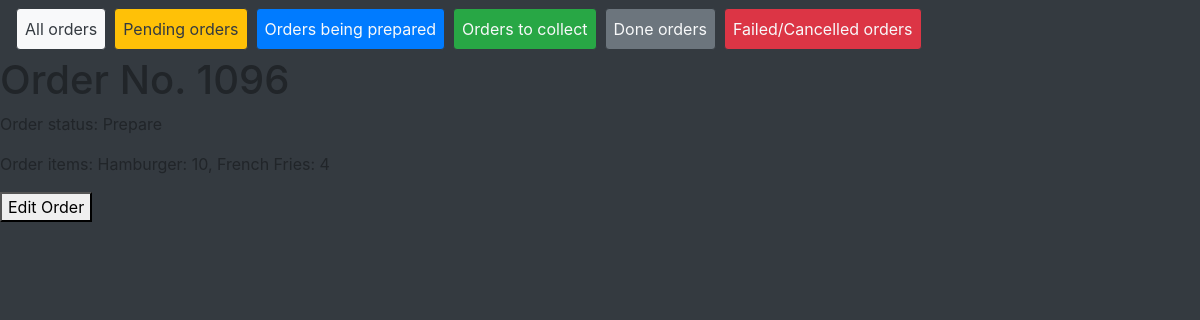
/ordersys/manage_order/1096, run on the app's committed database.
### ordersys/models.py (models this page shows, shortened)
class Order(models.Model):
    ordered_items = models.ManyToManyField(Product, through='ProductAmount')
    date_ordered = models.DateTimeField("Ordered", auto_now=True)
    status = models.CharField(max_length=12, default="Pending")
    cost = models.DecimalField(max_digits=8, decimal_places=2, default=0)
    def print_ordered_items_products_amounts(self):
        end = ''
        for product_amount in ProductAmount.objects.filter(order=self):
            end += '\n{}: {}, '.format(product_amount.product.name, product_amount.amount)
        return end[:-2]

class ProductAmount(models.Model):
    order = models.ForeignKey(Order, on_delete=models.CASCADE)
    product = models.ForeignKey(Product, on_delete=models.CASCADE)
    amount = models.PositiveIntegerField()

class Product(models.Model):
    name = models.CharField(max_length=32)
    recipe = models.ManyToManyField(Ingredient, through='IngredientAmount')
    cost = models.DecimalField(max_digits=5, decimal_places=2, default=0)

### ordersys/views.py (the view)
# urls.py: path('manage_order/<int:pk>', views.OrderDetailsView.as_view(), name='order_details'),
class OrderDetailsView(generic.DetailView):
    model = Order
    template_name = 'ordersys/order_details.html'

### ordersys/templates/ordersys/order_details.html
{% extends "ordersys/base.html" %}
{% block content %}
    <h1>Order No. {{order.id}}</h1>
    <p>Order status: {{order.status}}</p>
    <p>Order items:{{order.print_ordered_items_products_amounts}}</p>
    <form action="{% url 'ordersys:edit_order' order.id%}" method="get">
        <button type="submit">Edit Order</button>
    </form>
{% endblock %}

### data on the page
Order: id "1096", status "Prepare", print_ordered_items_products_amounts "Hamburger: 10, French Fries: 4"
